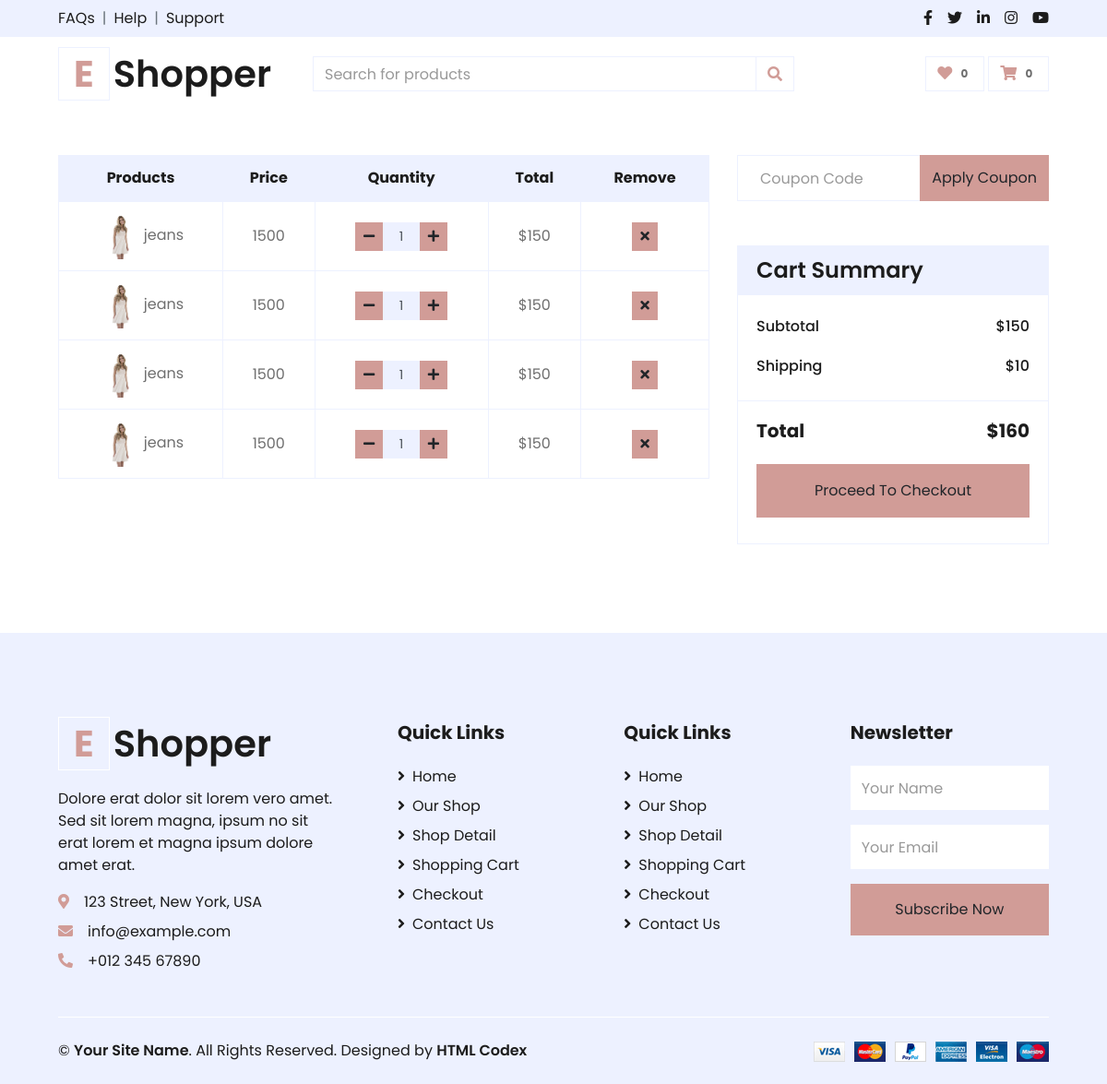
The app's page /cart/Cart (signed in) with its own data.
### adminapp/models.py (models this page shows)
class ProductList(models.Model):
    Product_ID = models.AutoField(primary_key=True)
    Product_Name = models.CharField(max_length=200)
    Product_Catogary = models.CharField(max_length=200)
    Product_Discription = models.CharField(max_length=1000)
    Product_Price = models.CharField(max_length=100)
    Product_Image = models.ImageField(upload_to = "product_image")

### cart/views.py (the view)
# urls.py: path('Cart',views.Cart,name='Cart'),
def Cart(request):
    name=[]
    price=[]
    User_id=request.user
    items=Cartitems.objects.filter(UserID=User_id)
    for i in items:
        product =i.productID
        name.append(product.Product_Name)
        price.append(product.Product_Price)
    return render (request,'cart1.html',{'name':name,'price':price})

### templates/cart1.html
{% extends 'index.html'%}
{% block content %}
<div class="container-fluid pt-5">
    <div class="row px-xl-5">
        <div class="col-lg-8 table-responsive mb-5">
            <table class="table table-bordered text-center mb-0">
                <thead class="bg-secondary text-dark">
                    <tr>
                        <th>Products</th>
                        <th>Price</th>
                        <th>Quantity</th>
                        <th>Total</th>
                        <th>Remove</th>
                    </tr>
                </thead>
                <tbody class="align-middle">
                    {% for item in name %}
                    <tr>
                        <td class="align-middle"><img src="img/product-1.jpg" alt="" style="width: 50px;">{{item}}</td>
                        <td class="align-middle">1500</td>
                        <td class="align-middle">
                            <div class="input-group quantity mx-auto" style="width: 100px;">
                                <div class="input-group-btn">
                                    <button class="btn btn-sm btn-primary btn-minus" >
                                    <i class="fa fa-minus"></i>
                                    </button>
                                </div>
                                <input type="text" class="form-control form-control-sm bg-secondary text-center" value="1">
                                <div class="input-group-btn">
                                    <button class="btn btn-sm btn-primary btn-plus">
                                        <i class="fa fa-plus"></i>
                                    </button>
                                </div>
                            </div>
                        </td>
                        <td class="align-middle">$150</td>
                        <td class="align-middle"><button class="btn btn-sm btn-primary"><i class="fa fa-times"></i></button></td>
                    {% endfor %}
                </tbody>
            </table>
        </div>
        <div class="col-lg-4">
            <form class="mb-5" action="">
                <div class="input-group">
                    <input type="text" class="form-control p-4" placeholder="Coupon Code">
                    <div class="input-group-append">
                        <button class="btn btn-primary">Apply Coupon</button>
                    </div>
                </div>
            </form>
            <div class="card border-secondary mb-5">
                <div class="card-header bg-secondary border-0">
                    <h4 class="font-weight-semi-bold m-0">Cart Summary</h4>
                </div>
                <div class="card-body">
                    <div class="d-flex justify-content-between mb-3 pt-1">
                        <h6 class="font-weight-medium">Subtotal</h6>
                        <h6 class="font-weight-medium">$150</h6>
                    </div>
                    <div class="d-flex justify-content-between">
                        <h6 class="font-weight-medium">Shipping</h6>
                        <h6 class="font-weight-medium">$10</h6>
                    </div>
                </div>
                <div class="card-footer border-secondary bg-transparent">
                    <div class="d-flex justify-content-between mt-2">
                        <h5 class="font-weight-bold">Total</h5>
                        <h5 class="font-weight-bold">$160</h5>
                    </div>
                    <button class="btn btn-block btn-primary my-3 py-3">Proceed To Checkout</button>
                </div>
            </div>
        </div>
    </div>
</div>
{% endblock %}

### records on screen
ProductList: name "jeans" "jeans" "jeans" "jeans"
